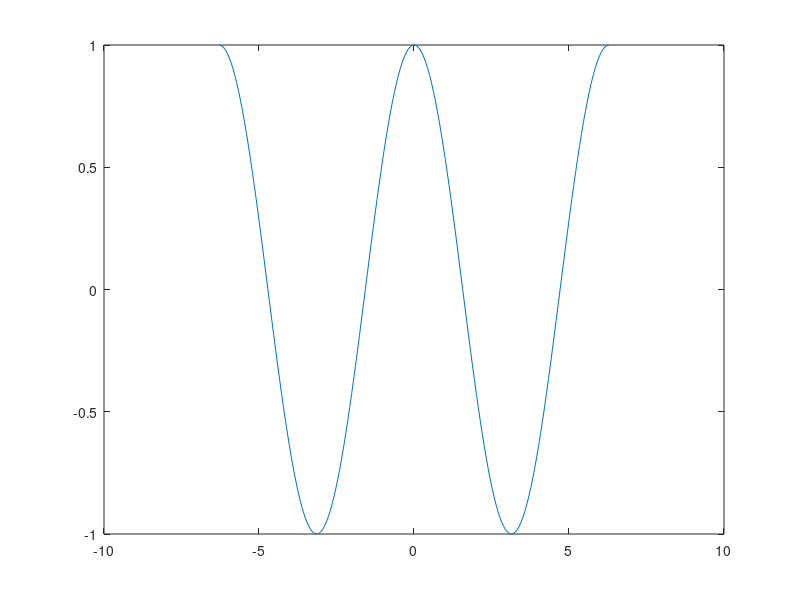

Source code (MATLAB):
function [] = testextension()

theta = -2*pi:0.02*pi:2*pi;
x_mapfrom_theta = cos(theta);
plot(theta, fun(x_mapfrom_theta));


end


function val = fun(x)

    val = x;

end